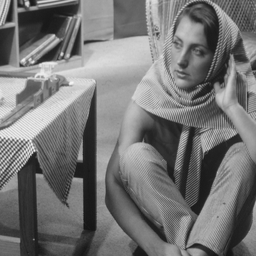
#> input picture lab5/barbara.pgm, 256 x 256 px, shrunk from 512 x 512 before the run
$ python test_entropy.py barbara.pgm   (older library calls are emulated)
#> lines starting #> are read from the running program, lines starting #| are printed output that depends on the picture
### lab5/lab5_funcs.py
#!/usr/local/bin/python3
import numpy as np
import math
import sys
from scipy.fftpack import dct
from scipy.fftpack import idct
import useful_arrays

BLOCK_SIZE = 8

"""
Forward DCT for use on 2D arrays. Applies DCT to rows then columns.
"""
def forward_dct(input):
    return dct(dct(input, norm='ortho').T, norm='ortho').T

"""
Inverse DCT for use on 2D arrays. Applies idct to columns then rows.
"""
def inverse_dct(input):
    return idct(idct(input.T, norm='ortho').T, norm='ortho')

"""
Helper fcn to return an array of shape (nblocks, rows, cols)
where nblocks * rows * cols == arr.size
"""
def blockshape(arr, rows, cols):
    h, w = arr.shape
    return arr.reshape(h//rows, rows, -1, cols).swapaxes(1,2).reshape(-1, rows, cols)

"""
Helper fcn to return 1d array of size 64 of zig-zag order elements from 8x8 2d array
"""
def zigzag(input):
    zz = useful_arrays.zz
    output = np.zeros(64)
    for i in range(64):
        idx = zz[i]
        output[i] = input[idx[0],idx[1]]
    return output

"""
Helper fcn to reverse the zigzag function (column to 2d-array)
"""
# [7 lines left out: function zigzag_reverse, not called in this run]

"""
Quantizer function
"""
def quantize(block, loss_factor):
    Q = useful_arrays.Q
    return np.floor(block/(Q * loss_factor) + 0.5)

"""
Inverse quantizer function
"""
def inverse_quantize(block, loss_factor):
    Q = useful_arrays.Q
    return block * Q * loss_factor

"""
Image data DCT function
Input: 2D array of grayscale image data
Output: Variable length encoded array of quantized DCT coefficients for image
"""
def dctmgr(img_data, loss_factor):
    # divide into non-overlapping 8x8 blocks
    rows = img_data.shape[0]
    cols = img_data.shape[1]
    nblocks = int(rows/BLOCK_SIZE) * int(cols/BLOCK_SIZE)
    chunked_data = blockshape(img_data, BLOCK_SIZE, BLOCK_SIZE)

    coeffs = np.zeros((64, nblocks))
    encoded = np.zeros(coeffs.shape)
    block_num = 0

    for block in chunked_data:
        # transform each block
        block = forward_dct(block)
        # quantize block
        block = quantize(block, loss_factor)
        # zig-zag data from blocks to coeffecient columns.
        coeffs[:,block_num] = zigzag(block)
        encoded[:,block_num] = coeffs[:,block_num]
        # replace DC coeffs with differentially encoded values
        if (block_num % (cols/BLOCK_SIZE)) != 0: # not at beginning of a row
            encoded[0, block_num] = coeffs[0, block_num] - coeffs[0, block_num - 1]
        else:
            encoded[0, block_num] = coeffs[0, block_num]
        block_num = block_num + 1

    # variable length encoding
    encoded = run_bits_value(encoded)
    return encoded

"""
Image data Inverse DCT and encoding
Input: - coeffs: variable length encoded array of quantized DCT coefficients
       - Image width and height
       - loss_factor in quantization
Output: 2D array of grayscale image data.
"""
# [27 lines left out: function idctmgr, not called in this run]

"""
Triplet pre-processor and inverse process functions
"""
def run_bits_value(coeffs):
    # input: DCT coefficient array
    # output: 2d matrix symb, size nx3, each row storing (nZeros, nBits, value)
    DC_BITS = 12
    AC_BITS = 11
    symb = []

    for block in coeffs.T:
        nZeros = 0
        symb.append([0, DC_BITS, np.float(block[0])])
        for coeff in block[1:]:
            if coeff == 0:
                nZeros += 1
            else:
                # add new entry to symb
                symb.append([nZeros, AC_BITS, np.float(coeff)])
                nZeros = 0
        # EOB
        symb.append([0,0,0])

    # all blocks processed, convert to np array
    return np.asarray(symb)

# [20 lines left out: function irun_bits_value, not called in this run]

"""
psnr gives peak signal to noise ratio in dB between two images.
"""
# [10 lines left out: function psnr, not called in this run]

### lab5/test_entropy.py
#!/usr/local/bin/python3
import numpy as np
import math
import sys
from scipy.fftpack import dct
from scipy.fftpack import idct
from PIL import Image
import matplotlib.pyplot as plt
import lab5_funcs as lab5

def entropy(p):
    sum = 0
    for i in range(p.shape[0]):
        if p[i] > 0:
            sum += p[i] * np.log2(1/p[i])
    return sum

def nZero_entropy(nZero):
    n_zeros = np.zeros(64)
    for n in nZero:
        n_zeros[int(n)] += 1
    p_zeros = n_zeros / nZero.shape[0]
    return entropy(p_zeros)

def nBit_entropy(nBits):
    n_bits = np.zeros(15)
    for n in nBits:
        n_bits[int(n)] += 1
    p_bits = n_bits / nBits.shape[0]
    return entropy(p_bits)

def value_entropy(value):
    n_values = np.zeros(200)
    for n in value:
        if(n > 0):
            n_values[int(n)] += 1
    p_values = n_values / value.shape[0]
    return entropy(p_values)

img_data = np.array(Image.open(sys.argv[1]).convert('L'))
#> img_data is the input picture: shape (256, 256); min 19, max 250, mean 117.4
img_rows = img_data.shape[0]
#> img_rows = 256
img_cols = img_data.shape[1]
#> img_cols = 256

compression_ratio = np.zeros(50)
compression_ratio[0] = 1

for loss_factor in range(1,50):
    symb = lab5.dctmgr(img_data, loss_factor)
    nZero_e = nZero_entropy(symb[:,0])

    nBit_e = nBit_entropy(symb[:,1])
    value_e = value_entropy(symb[:,2])

    bit_estimate = nZero_e + nBit_e + value_e
    total_bit_estimate = bit_estimate * symb.shape[0]

    cr = (8 * img_rows * img_cols) / total_bit_estimate
    compression_ratio[loss_factor] = cr
#> this loop made 49 passes
#> (nZero_e, nBit_e, value_e, bit_estimate, total_bit_estimate, cr) on passes 1 to 12: (1.53, 0.832, 1.85, 4.21, 50263.4, 10.43), (1.44, 1.06, 1.62, 4.12, 33818.5, 15.5), (1.36, 1.2, 1.47, 4.03, 26633.1, 19.69), (1.32, 1.31, 1.37, 3.99, 22582.7, 23.22), (1.26, 1.38, 1.27, 3.91, 19683.3, 26.64), (1.2, 1.44, 1.2, 3.84, 17437.3, 30.07), (1.16, 1.49, 1.14, 3.78, 15831.2, 33.12), (1.09, 1.52, 1.08, 3.7, 14464.8, 36.25), (1.05, 1.55, 1.02, 3.62, 13306, 39.4), (1.01, 1.57, 0.984, 3.56, 12408.5, 42.25), (0.951, 1.58, 0.939, 3.47, 11565.8, 45.33), (0.881, 1.58, 0.911, 3.37, 10784.8, 48.61)
#> after the loop, compression_ratio = 50 values from 1 to 153.3

plt.plot(compression_ratio)
plt.xlim(left=1)
plt.xlabel("Loss Factor")
plt.xticks(np.arange(0,51,5))
plt.ylabel("Compression Ratio")
plt.title("Compression Ratio as function of loss factor for %s" % sys.argv[1])
plt.show()
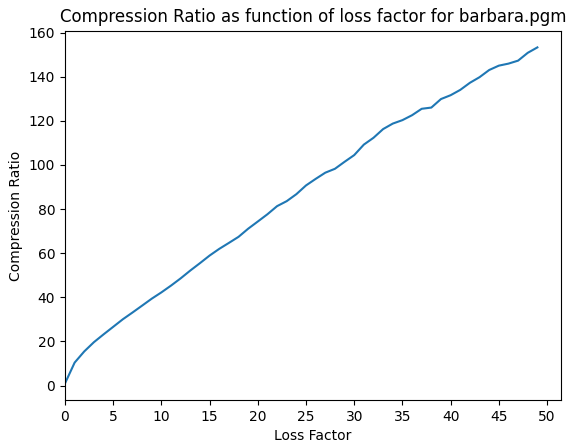
#> figure drawn by matplotlib, 1 panel; curve peaks at x = 49, y = 153.3
